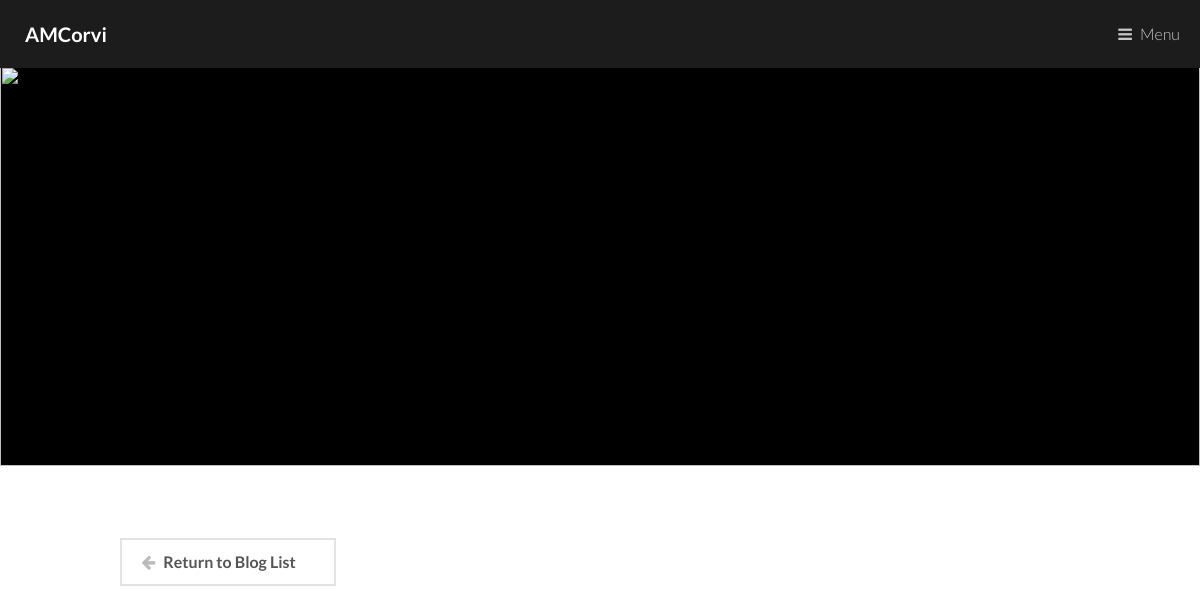
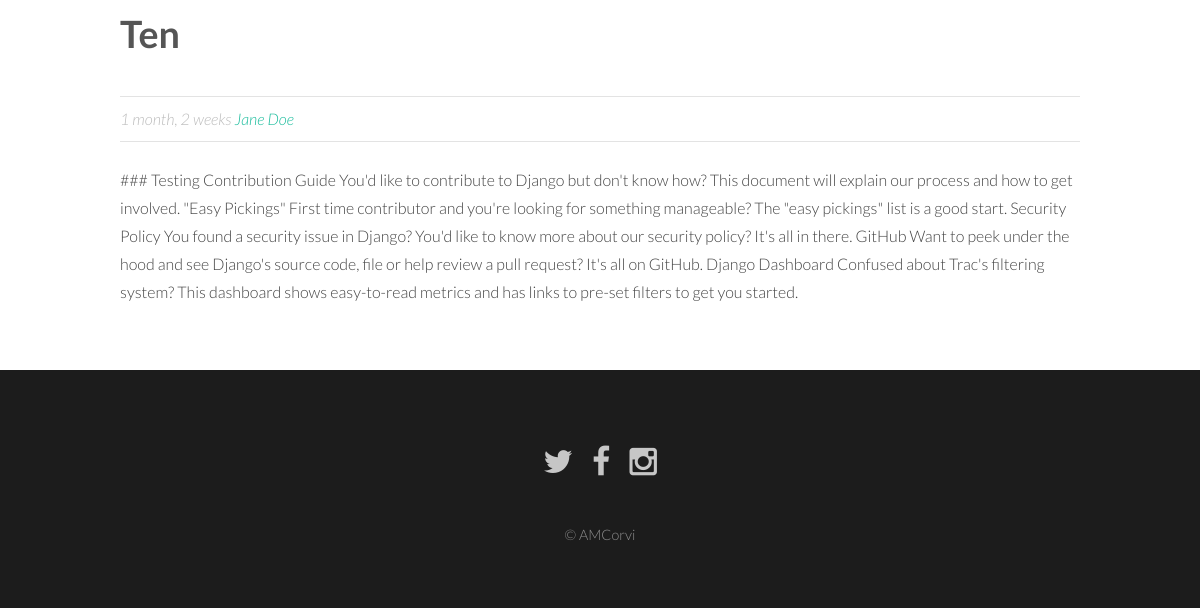
The app's page /blog/4/, older data (2 pictures, top to bottom).
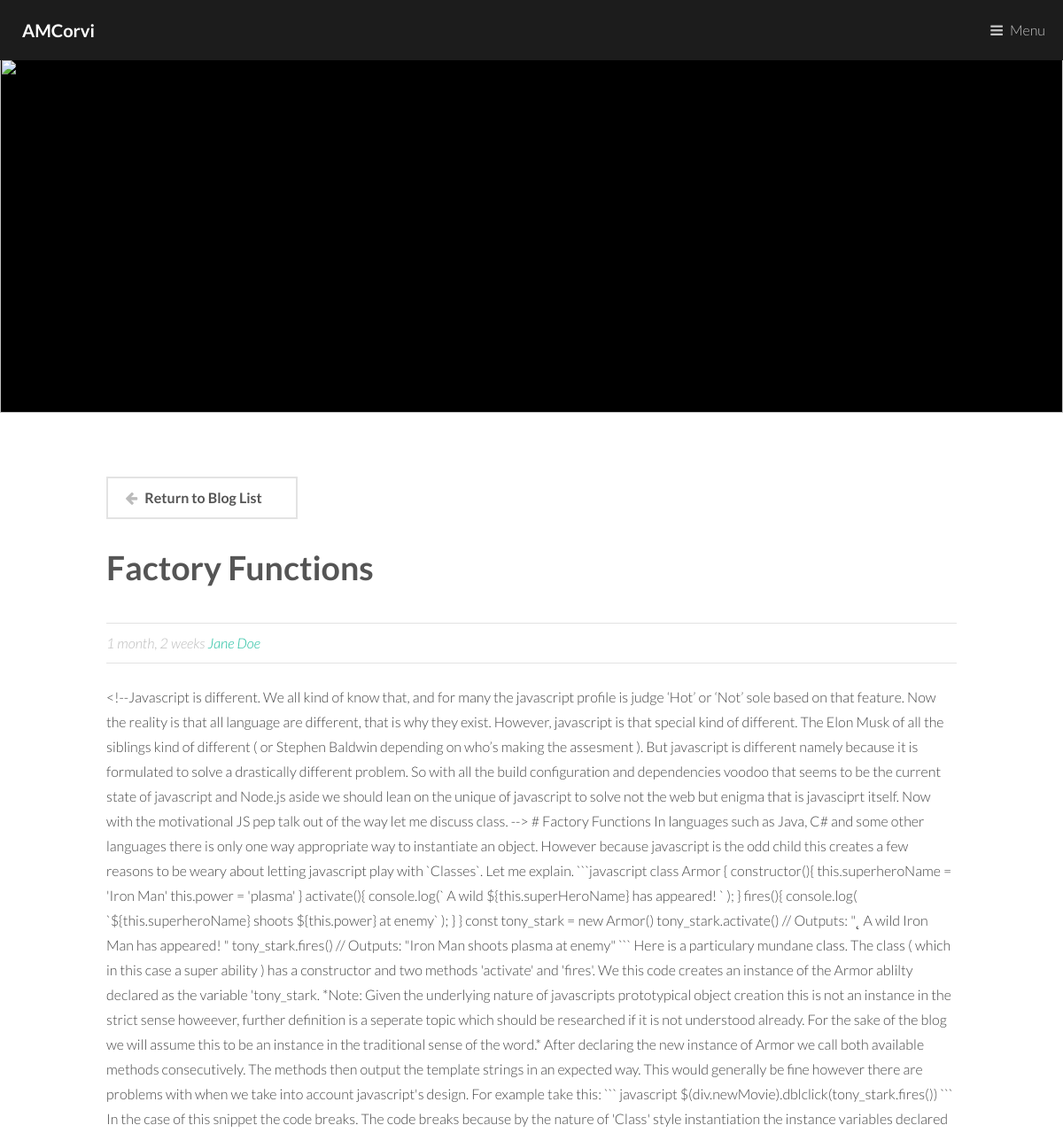
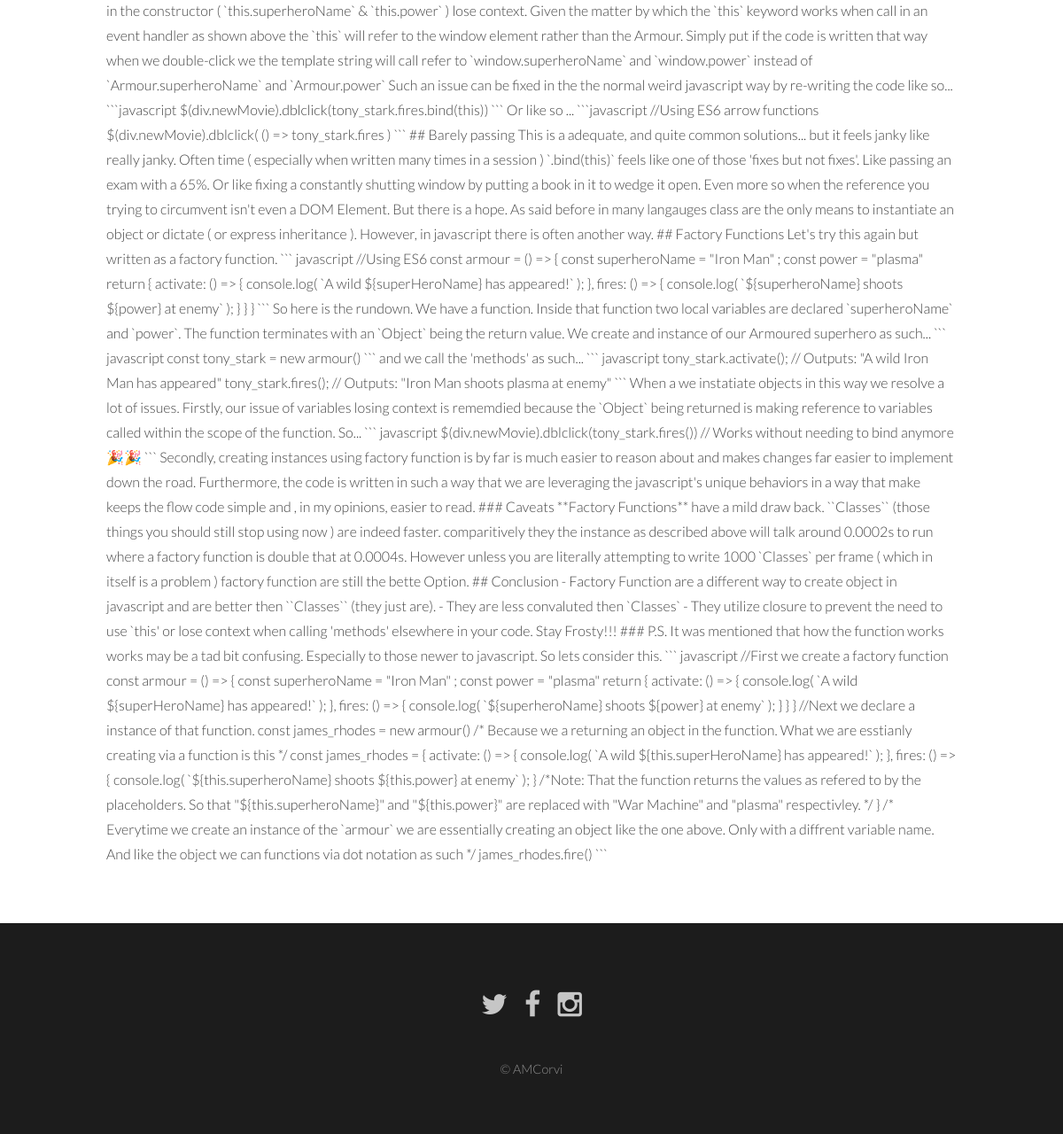
The same page, newer data (2 pictures, top to bottom).
### blog/models.py (models this page shows, shortened)
class Blog(models.Model):
   author = models.CharField(max_length=20, blank=True)
   post_title = models.CharField(max_length=50)
   post_content = models.TextField()
   date_create = models.DateTimeField('data published')
   img_url = models.URLField(max_length=300, blank=True)
   tags = models.ManyToManyField(Tag)

### blog/views.py (the view)
# urls.py: url(r'^(?P<pk>[0-9]+)/$', PostView.as_view(), name="post")
class  PostView(generic.DetailView):
    model = Blog

### blog/templates/blog/blog_detail.html (shortened to what this page needs)
<!DOCTYPE HTML>
{% load static %}
<html>
	<head>
        <link rel="stylesheet" href="{% static 'blog/styles/main.css'%}" />
        <link rel="stylesheet" href="//cdnjs.cloudflare.com/ajax/libs/highlight.js/9.10.0/styles/default.min.css">
	</head>
	<body>
			<header id="header">
				<a href="/" class="logo"><strong>AMCorvi</strong></a>
				<nav>
					<a href="#menu">Menu</a>
				</nav>
			</header>
            <div class="blogbanner">
					<div class="image full">
                        <img align="middle" src="" alt="" />
					</div>
            </div>
			<section id="main">
				<div class="inner">
            <a href="/blog#{{blog.pk}}" > <p class="button alt icon fa-arrow-left">Return to Blog List</p> </a>
					<header>
                        <h1>{{ blog.post_title }}</h1>
                        <p class="info">{{blog.date_create|timesince}} <a href="#">Jane Doe</a></p>
					</header>
                    <p id="post_content"> {{ blog.post_content }} </p>
				</div>
			</section>
			<footer id="footer">
				<ul class="icons">
					<li><a href="#" class="icon fa-twitter"><span class="label">Twitter</span></a></li>
					<li><a href="#" class="icon fa-facebook"><span class="label">Facebook</span></a></li>
					<li><a href="#" class="icon fa-instagram"><span class="label">Instagram</span></a></li>
				</ul>
				<div class="copyright">
					&copy; AMCorvi
				</div>
			</footer>
	</body>
</html>

Row changes from the older to the newer data that the page shows:
changed Blog: post_title "Ten" → "Factory Functions"; post_content "### Testing Contribution Guide You'd like to contribute to Django but don't know how? This document will explain our process and how to get involved. \"Easy Pickings\" First time contributor and you're looking for something manageable? The \"easy pickings\" list is a good start. Security Policy You found a security issue in Django? You'd like to know more about our security policy? It's all in there. GitHub Want to peek under the hood and see Django's source code, file or help review a pull request? It's all on GitHub. Django Dashboard Confused about Trac's filtering system? This dashboard shows easy-to-read metrics and has links to pre-set filters to get you started." → "<!--Javascript is different. We all kind of know that, and for many the javascript profile is judge ‘Hot’ or ‘Not’ sole based on that feature. Now the reality is that all language are different, that is why they exist. However, javascript is that special kind of different. The Elon Musk of all the siblings kind of different ( or Stephen Baldwin depending on who’s making the assesment ). But javascript is different namely because it is formulated to solve a drastically different problem. So with all the build configuration and dependencies voodoo that seems to be the current state of javascript and Node.js aside we should lean on the unique of javascript to solve not the web but enigma that…"
